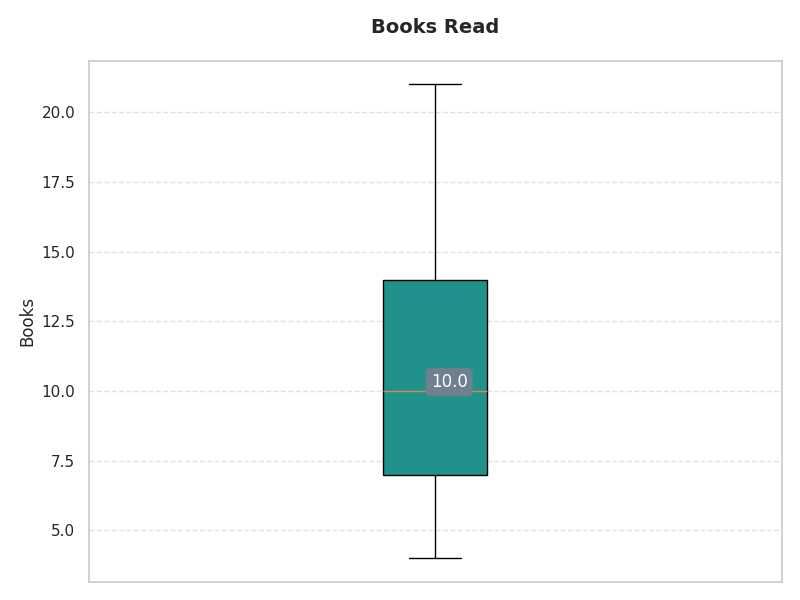

The script that drew this image:
import matplotlib.pyplot as plt
import numpy as np

# Combined data
all_books = [11, 12, 15, 9, 10, 14, 11, 13, 14, 10, 16, 
             5, 7, 8, 6, 10, 7, 9, 11, 6, 5, 12,
             12, 15, 14, 17, 19, 18, 21, 14, 16, 15, 18,
             9, 10, 11, 8, 12, 7, 11, 13, 12, 14, 10,
             5, 4, 6, 5, 7, 8, 6, 5, 7, 5, 6]

fig, ax = plt.subplots(figsize=(8, 6))

# Create box plot
box = ax.boxplot(all_books, vert=True, patch_artist=True)

# Box color
box_color = plt.cm.viridis(0.5)
box['boxes'][0].set_facecolor(box_color)

# Median annotation
median = np.median(all_books)
ax.annotate(f'{median}', xy=(1, median), xytext=(10, 0), 
            textcoords='offset points', ha='center', va='bottom', color='white',
            bbox=dict(boxstyle='round,pad=0.3', edgecolor='none', facecolor='slategray'))

# Grid
ax.grid(True, linestyle='--', alpha=0.6, axis='y')

# Titles and labels
ax.set_title('Books Read', fontsize=14, fontweight='bold', pad=20)
ax.set_ylabel('Books', fontsize=12)
ax.set_xticks([])

plt.tight_layout()
plt.show()
